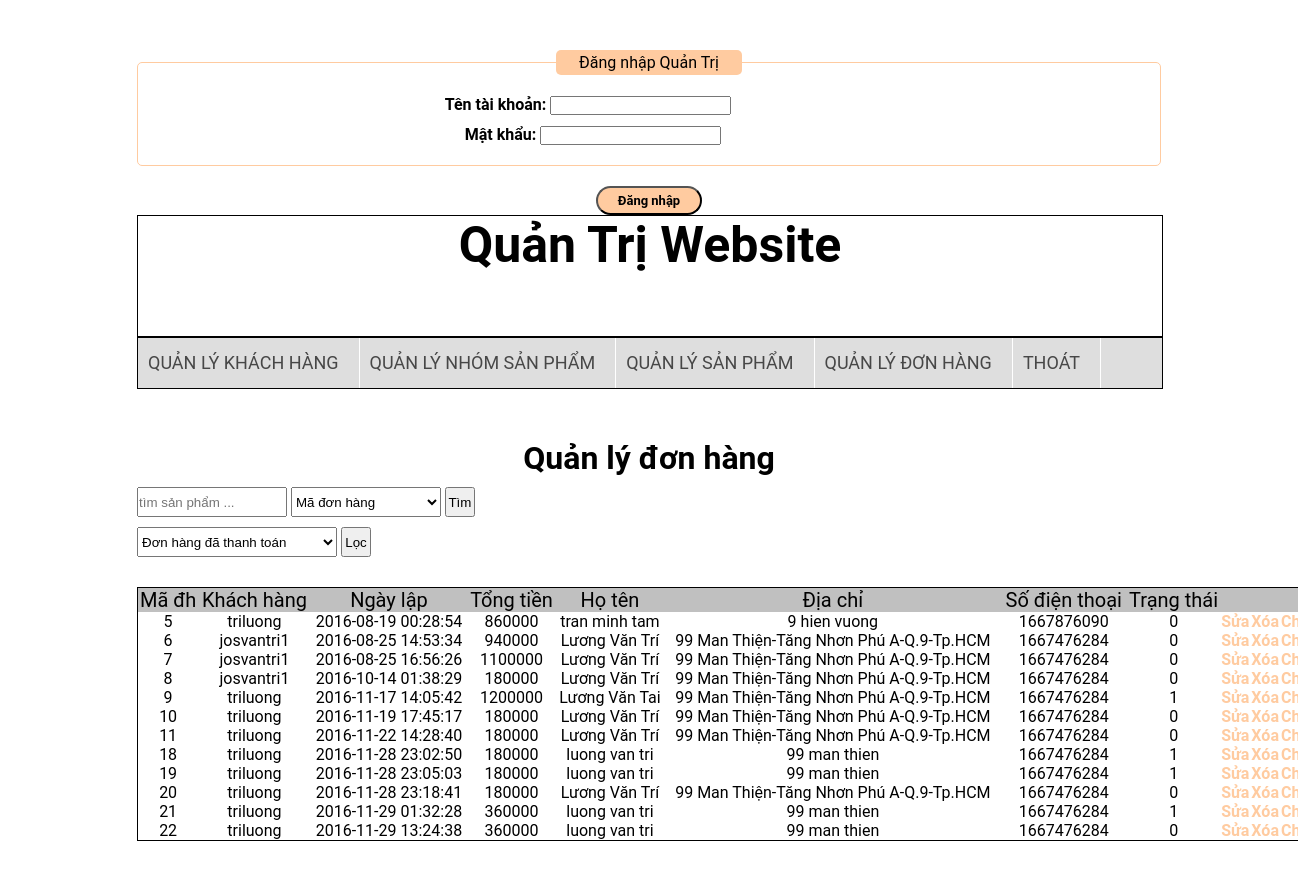
Screenshot of /menshop/quanlydh.php with the database file from the repository.
### tables this page shows
CREATE TABLE `donhang` (
  `madh` int(11) NOT NULL,
  `username` varchar(20) NOT NULL,
  `ngaydh` datetime NOT NULL DEFAULT CURRENT_TIMESTAMP,
  `tongtien` int(11) NOT NULL,
  `hotennn` varchar(50) NOT NULL,
  `diachinn` varchar(50) NOT NULL,
  `sdt` varchar(11) NOT NULL,
  `trangthaitt` tinyint(1) NOT NULL
);

### menshop/quanlydh.php (the view, shortened to what this page needs)
<?php
    if(isset($_SESSION['admin'])){
    }else {
        include_once('loginAdmin.php');
    }
?>
<html>
	<head>
	   	<link rel="stylesheet" type="text/css" href="css/style.css" title="style">
	</head>
	<body>
        <div class="container" >
            <div class="header_qt">Quản Trị Website</div>
            <div class="menu_qt">
                <ul>
                    <li><a href="quanlykh.php" style="font-size: 18px; padding-right:20px;">Quản lý khách hàng</a>
                    <li><a href="quanlynsp.php" style="font-size: 18px; padding-right:20px;">Quản lý nhóm sản phẩm</a></li>
                    <li><a href="quanlysp.php" style="font-size: 18px; padding-right:20px;">Quản lý sản phẩm</a></li>
                    <li><a href="quanlydh.php" style="font-size: 18px; padding-right:20px;">Quản lý đơn hàng</a></li>
                    <li><a href="logoutadmin.php" style="font-size: 18px; padding-right:20px;">Thoát</a></li>
                </ul>
            </div>
            <div class="conten_qt">
                <?php
                    include('includes/mysqli_connect.php');
                ?>
                    <h1 style="text-align: center; margin-top: 50px;">Quản lý đơn hàng</h1>
                    <form class="input_searchdh" method="GET" style="width: 600px; height: 30px; margin-top: 10px;">
                            <input style="width: 150px;  height: 30px;" name="key1" type="text" value="" placeholder="tìm sản phẩm ..." />
                            <select name="donhang" style="width: 150px; height: 30px;">
                                 <option value="madh">Mã đơn hàng</option>
                             </select>
                            <button style="width: 30px; height: 30px;" type="submit" name="tim" value="">Tìm</button>
                    </form>
                    <form class="locdh" method="GET" style="width: 600px; height: 30px; margin-top: 10px;">
                            <select name="locdonhang" style="width: 200px; height: 30px;">
                                 <option value="a">Đơn hàng đã thanh toán</option>
                             </select>
                            <button style="width: 30px; height: 30px;" type="submit" name="loc" value="">Lọc</button>
                    </form>
                     <form action="" method="POST">
                    <table style="margin-bottom: 50px;border-collapse: collapse;border: 1px solid;; width: 1200px; display: table; margin-top: 30px;">
                        <thead style="background: silver; font-size: 20px; font: bolder;">
                            <tr>
                                <td style="text-align: center;">Mã đh</td>
                                <td style="text-align: center;">Khách hàng</td>
                                <td style="text-align: center;">Ngày lập</td>
                                <td style="text-align: center;">Tổng tiền</td>
                                <td style="text-align: center;">Họ tên</td>
                                <td style="text-align: center;">Địa chỉ</td>
                                <td style="text-align: center;">Số điện thoại</td>
                                <td style="text-align: center;">Trạng thái</td>
                                <td style="text-align: center;"></td>
                                <td style="text-align: center;"></td>
                                <td style="text-align: center;"></td>
                            </tr>
                        </thead>
                        <tbody>
                            <?php
                                if(isset($_GET['tim'])){
                                    if($_GET['donhang']=='madh')
                                    $query= mysqli_query($dbc,"select * from donhang where madh like '%{$_GET['key1']}%'");
                                    elseif($_GET['donhang']=='kh')
                                    $query= mysqli_query($dbc,"select * from donhang where username like '%{$_GET['key1']}%'");
                                    elseif($_GET['donhang']=='sdt')
                                    $query= mysqli_query($dbc,"select * from donhang where sdt like '%{$_GET['key1']}%'");
                                }
                                else{
                                    $query = mysqli_query($dbc,"select * from donhang");
                                }
                                while($row = mysqli_fetch_array($query)){
                            ?>
                                <tr>
                                    <td style="text-align: center;"><?php echo $row['madh']?></td>
                                    <td style="text-align: center;"><?php echo $row['username']?></td>
                                    <td style="text-align: center;"><?php echo $row['ngaydh']?></td>
                                    <td style="text-align: center;"><?php echo $row['tongtien']?></td>
                                    <td style="text-align: center;"><?php echo $row['hotennn']?></td>
                                    <td style="text-align: center;"><?php echo $row['diachinn']?></td>
                                    <td style="text-align: center;"><?php echo $row['sdt']?></td>
                                    <td style="text-align: center;"><?php echo $row['trangthaitt']?></td>
                                    <td><a href="?suadh=<?php echo $row['madh']?>" style="color: #FFCBA0; text-decoration: none; font-weight: bold;">Sửa</a> </a></td>
                                    <td><a href="?xoadh=<?php echo $row['madh']?>" style="color: #FFCBA0; text-decoration: none; font-weight: bold;">Xóa</a></td>
                                    <td><a href="?ctdh=<?php echo $row['madh']?>" style="color: #FFCBA0; text-decoration: none; font-weight: bold;">Chi tiết</a></td>
                                </tr>
                            <?php }?>
                        </tbody>
                </table>
            </form>
            </div>
        </div>
    </body>
 </html>

### menshop/css/style.css (style rules this page uses)
body { font-family: "Roboto","segoe ui",Helvetica,Arial,sans-serif; }
* { margin: 0; padding: 0 }
.container { width: 1024px; height: auto; margin: auto; }
.header_qt { width: 1024px;height: 120px; border: 1px solid; font-size: 50px; text-align: center; font-weight: bold; }
.menu_qt { width: 1024px; height: 50px; background:#DEDEDE; border: 1px solid }
.menu_qt ul { width: 1024px; height: 50px; list-style: none; float: left; }
.menu_qt ul li { float: left; line-height: 50px; margin-left: 10px; position: relative; text-align: center; }
.menu_qt ul li a { text-decoration: none; color: #000; display: block; float: left;color: #474747;border-right: 1px solid #fff; text-transform: uppercase; white-space: nowrap; }

### rows the page displays
donhang: madh "5", username "triluong", ngaydh "2016-08-19 00:28:54", tongtien "860000", hotennn "tran minh tam", diachinn "9 hien vuong", sdt "1667876090", trangthaitt "0"
donhang: madh "6", username "josvantri1", ngaydh "2016-08-25 14:53:34", tongtien "940000", hotennn "Lương Văn Trí", diachinn "99 Man Thiện-Tăng Nhơn Phú A-Q.9-Tp.HCM", sdt "1667476284", trangthaitt "0"
donhang: madh "7", username "josvantri1", ngaydh "2016-08-25 16:56:26", tongtien "1100000", hotennn "Lương Văn Trí", diachinn "99 Man Thiện-Tăng Nhơn Phú A-Q.9-Tp.HCM", sdt "1667476284", trangthaitt "0"
donhang: madh "8", username "josvantri1", ngaydh "2016-10-14 01:38:29", tongtien "180000", hotennn "Lương Văn Trí", diachinn "99 Man Thiện-Tăng Nhơn Phú A-Q.9-Tp.HCM", sdt "1667476284", trangthaitt "0"
donhang: madh "9", username "triluong", ngaydh "2016-11-17 14:05:42", tongtien "1200000", hotennn "Lương Văn Tai", diachinn "99 Man Thiện-Tăng Nhơn Phú A-Q.9-Tp.HCM", sdt "1667476284", trangthaitt "1"
donhang: madh "10", username "triluong", ngaydh "2016-11-19 17:45:17", tongtien "180000", hotennn "Lương Văn Trí", diachinn "99 Man Thiện-Tăng Nhơn Phú A-Q.9-Tp.HCM", sdt "1667476284", trangthaitt "0"
donhang: madh "11", username "triluong", ngaydh "2016-11-22 14:28:40", tongtien "180000", hotennn "Lương Văn Trí", diachinn "99 Man Thiện-Tăng Nhơn Phú A-Q.9-Tp.HCM", sdt "1667476284", trangthaitt "0"
donhang: madh "18", username "triluong", ngaydh "2016-11-28 23:02:50", tongtien "180000", hotennn "luong van tri", diachinn "99 man thien", sdt "1667476284", trangthaitt "1"
donhang: madh "19", username "triluong", ngaydh "2016-11-28 23:05:03", tongtien "180000", hotennn "luong van tri", diachinn "99 man thien", sdt "1667476284", trangthaitt "1"
donhang: madh "20", username "triluong", ngaydh "2016-11-28 23:18:41", tongtien "180000", hotennn "Lương Văn Trí", diachinn "99 Man Thiện-Tăng Nhơn Phú A-Q.9-Tp.HCM", sdt "1667476284", trangthaitt "0"
donhang: madh "21", username "triluong", ngaydh "2016-11-29 01:32:28", tongtien "360000", hotennn "luong van tri", diachinn "99 man thien", sdt "1667476284", trangthaitt "1"
donhang: madh "22", username "triluong", ngaydh "2016-11-29 13:24:38", tongtien "360000", hotennn "luong van tri", diachinn "99 man thien", sdt "1667476284", trangthaitt "0"
